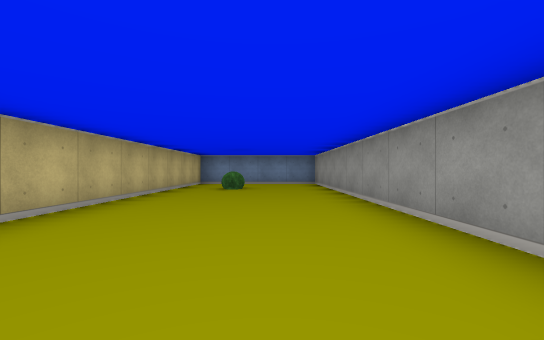
View 1 (above)

15 first-person views from a walk through a cub3D level. The camera is about half as high as the walls, looks level and sees 90° across. The floor is counted in squares. Each view is taken from the middle of a square. On the plan, view 1 faces up. The plan holds only what a view shows up to about 9 squares ahead; the rest is blank.

View 2
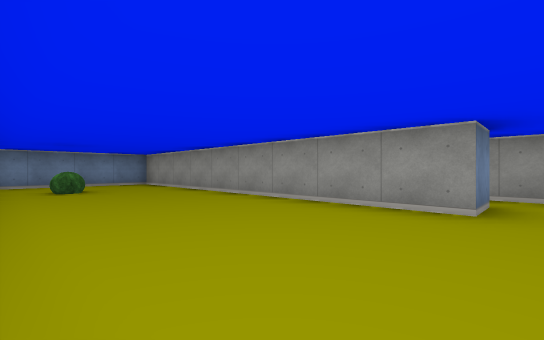

View 3
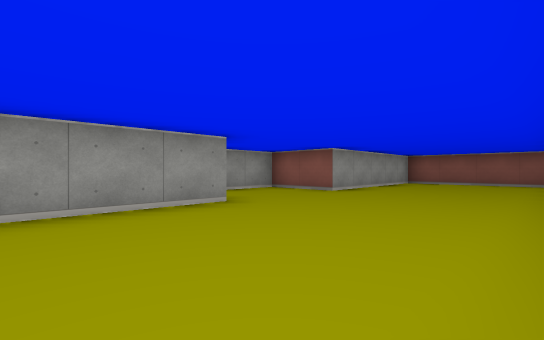

View 4
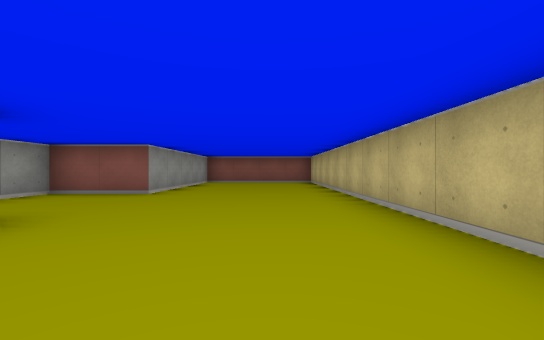

View 5
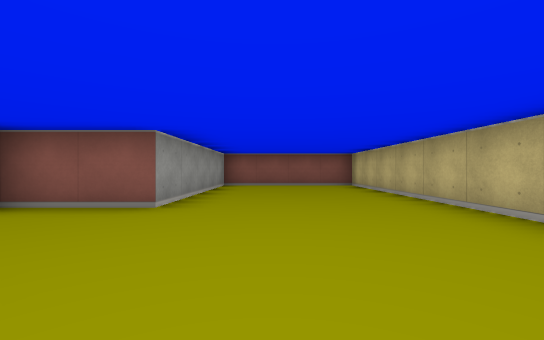

View 6
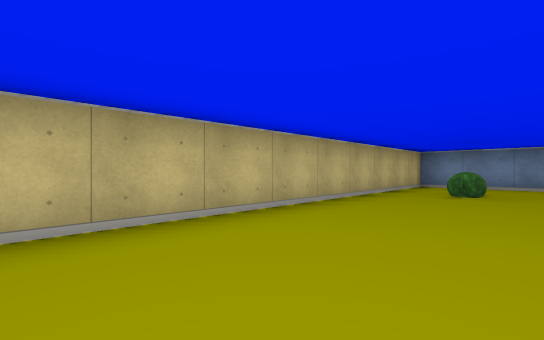

View 7
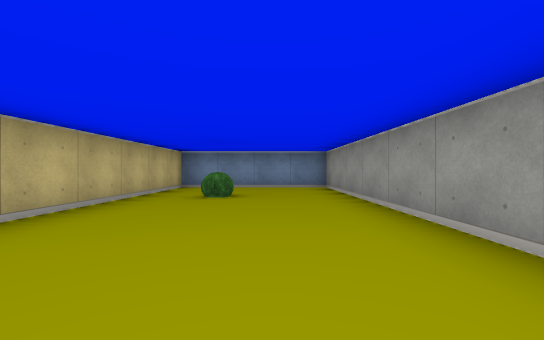

View 8
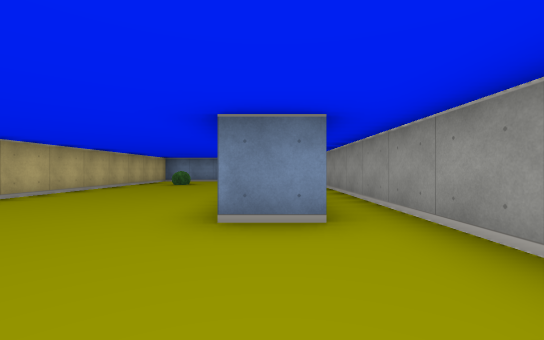

View 9
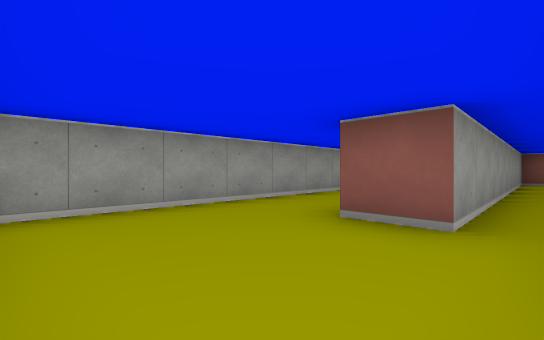

View 10
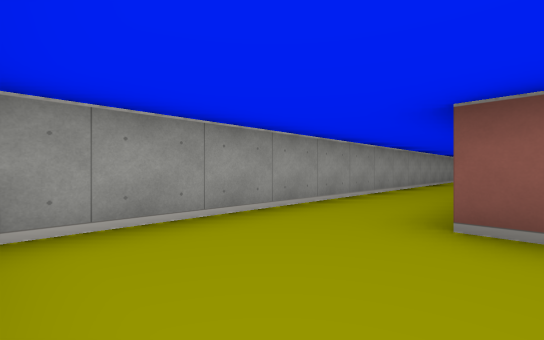

View 11
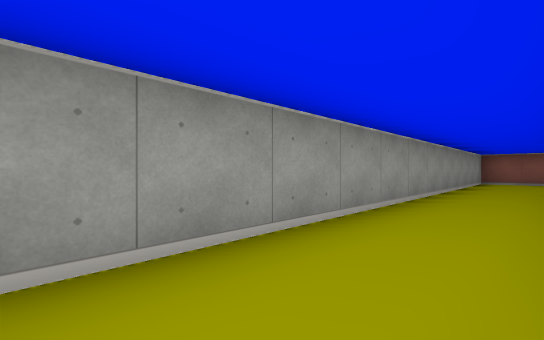

View 12
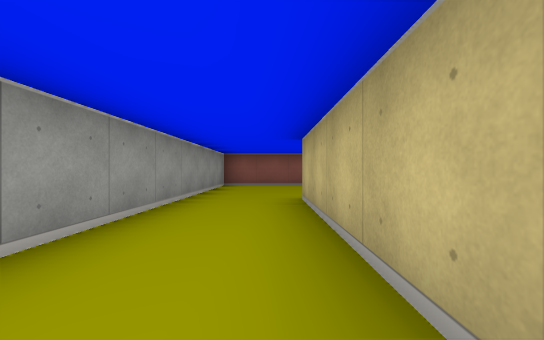

View 13
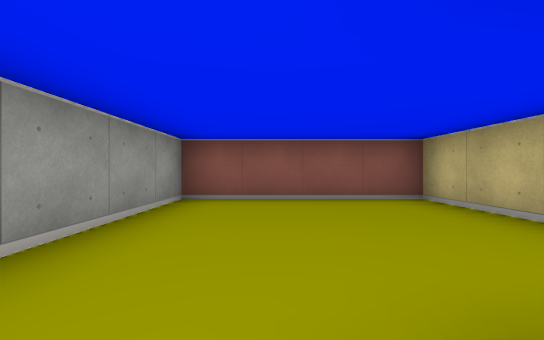

View 14
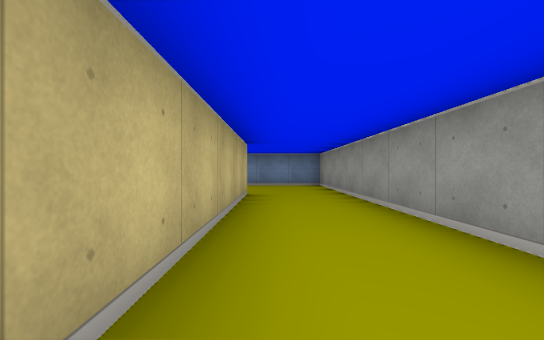

View 15
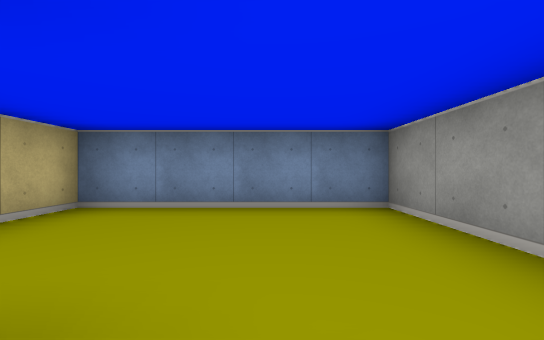

### Floor plan
Ten units are one square. View 1 is at (0, 0); x grows to the right and y downward. Boxes are objects, and circles mark ways between rooms. Rooms are numbered by the first view taken in them; rooms with no view inside come last. Other rooms are left out.
<svg viewBox="-30 -100 100 180">
<path fill="none" stroke="#000" d="M26 -5 15 -5 15 -95 -25 -95 -25 75 15 75 15 25 35 25 35 -5M35 -5 35 -65 45 -65 45 34M25 55 25 75 65 75 65 -95 25 -95 25 -85"/>
<rect x="-15" y="-75" width="10" height="10" fill="#bbb"><title>bush</title></rect>
<circle cx="30" cy="-10" r="3" fill="#2a7"/>
<text x="0" y="-10">1</text>
<text x="50" y="-10">2</text>
</svg>
Room 1 opens to room 2.

Where each view was taken, in squares from view 1:
view 1: 0 up, 0 right, facing up
view 2: 0 up, 2 left, facing up-right
view 3: 3 up, 2 left, facing down-right
view 4: 3 up, 1 left, facing down
view 5: 1 up, 0 right, facing down
view 6: 1 up, 0 right, facing up-left
view 7: 2 up, 0 right, facing up
view 8: 2 down, 2 right, facing up
view 9: 9 up, 3 right, facing down-right
view 10: 9 up, 4 right, facing down-right
view 11: 4 up, 5 right, facing down-right
view 12: 1 up, 5 right, facing down
view 13: 3 down, 5 right, facing down
view 14: 1 up, 5 right, facing up
view 15: 6 up, 5 right, facing up
